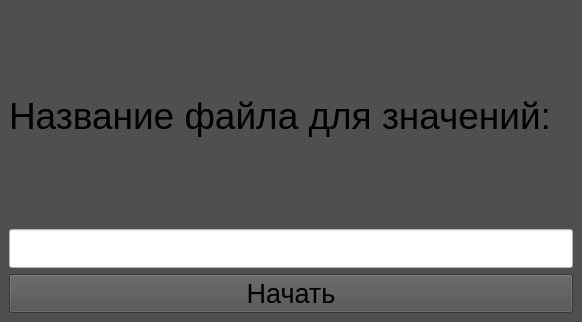
<?xml version="1.0" encoding="UTF-8"?>
<ui version="4.0">
 <class>MainWindow</class>
 <widget class="QMainWindow" name="MainWindow">
  <property name="geometry">
   <rect>
    <x>0</x>
    <y>0</y>
    <width>582</width>
    <height>322</height>
   </rect>
  </property>
  <property name="windowTitle">
   <string>MainWindow</string>
  </property>
  <property name="styleSheet">
   <string notr="true">background-color: rgb(79, 79, 79);</string>
  </property>
  <widget class="QWidget" name="centralwidget">
   <layout class="QVBoxLayout" name="verticalLayout_2">
    <item>
     <widget class="QLabel" name="label">
      <property name="font">
       <font>
        <pointsize>28</pointsize>
       </font>
      </property>
      <property name="styleSheet">
       <string notr="true">color: rgb(0, 0, 0);</string>
      </property>
      <property name="text">
       <string>Название файла для значений:</string>
      </property>
     </widget>
    </item>
    <item>
     <layout class="QVBoxLayout" name="verticalLayout">
      <property name="leftMargin">
       <number>0</number>
      </property>
      <property name="topMargin">
       <number>0</number>
      </property>
      <property name="rightMargin">
       <number>0</number>
      </property>
      <property name="bottomMargin">
       <number>0</number>
      </property>
      <item>
       <widget class="QLineEdit" name="lineEdit">
        <property name="font">
         <font>
          <pointsize>20</pointsize>
         </font>
        </property>
        <property name="styleSheet">
         <string notr="true">background-color: rgb(255, 255, 255);</string>
        </property>
       </widget>
      </item>
      <item>
       <widget class="QPushButton" name="push">
        <property name="font">
         <font>
          <pointsize>20</pointsize>
         </font>
        </property>
        <property name="text">
         <string>Начать</string>
        </property>
       </widget>
      </item>
     </layout>
    </item>
   </layout>
  </widget>
 </widget>
 <resources/>
 <connections/>
</ui>
